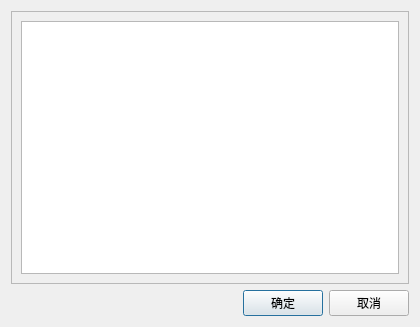
<?xml version="1.0" encoding="UTF-8"?>
<ui version="4.0">
 <class>w_scr_dish_cook</class>
 <widget class="QDialog" name="w_scr_dish_cook">
  <property name="geometry">
   <rect>
    <x>0</x>
    <y>0</y>
    <width>420</width>
    <height>327</height>
   </rect>
  </property>
  <property name="windowTitle">
   <string>Dialog</string>
  </property>
  <layout class="QVBoxLayout" name="verticalLayout_2" stretch="1,0">
   <item>
    <widget class="QFrame" name="frame">
     <property name="frameShape">
      <enum>QFrame::StyledPanel</enum>
     </property>
     <property name="frameShadow">
      <enum>QFrame::Raised</enum>
     </property>
     <property name="outer_stylesheet" stdset="0">
      <string>frame_detail_show</string>
     </property>
     <layout class="QVBoxLayout" name="verticalLayout">
      <item>
       <widget class="ftableview" name="tableView"/>
      </item>
     </layout>
    </widget>
   </item>
   <item>
    <layout class="QHBoxLayout" name="horizontalLayout">
     <item>
      <spacer name="horizontalSpacer">
       <property name="orientation">
        <enum>Qt::Horizontal</enum>
       </property>
       <property name="sizeHint" stdset="0">
        <size>
         <width>40</width>
         <height>20</height>
        </size>
       </property>
      </spacer>
     </item>
     <item>
      <widget class="lds_toolbar_button" name="pushButton_ok">
       <property name="text">
        <string>确定</string>
       </property>
       <property name="outer_stylesheet" stdset="0">
        <string>pushbutton</string>
       </property>
      </widget>
     </item>
     <item>
      <widget class="lds_toolbar_button" name="pushButton_cancel">
       <property name="text">
        <string>取消</string>
       </property>
       <property name="outer_stylesheet" stdset="0">
        <string>pushbutton</string>
       </property>
      </widget>
     </item>
    </layout>
   </item>
  </layout>
 </widget>
 <customwidgets>
  <customwidget>
   <class>lds_toolbar_button</class>
   <extends>QPushButton</extends>
   <header>lds_toolbar_button.h</header>
  </customwidget>
  <customwidget>
   <class>ftableview</class>
   <extends>QTableView</extends>
   <header>ftableview.h</header>
  </customwidget>
 </customwidgets>
 <resources/>
 <connections/>
</ui>
